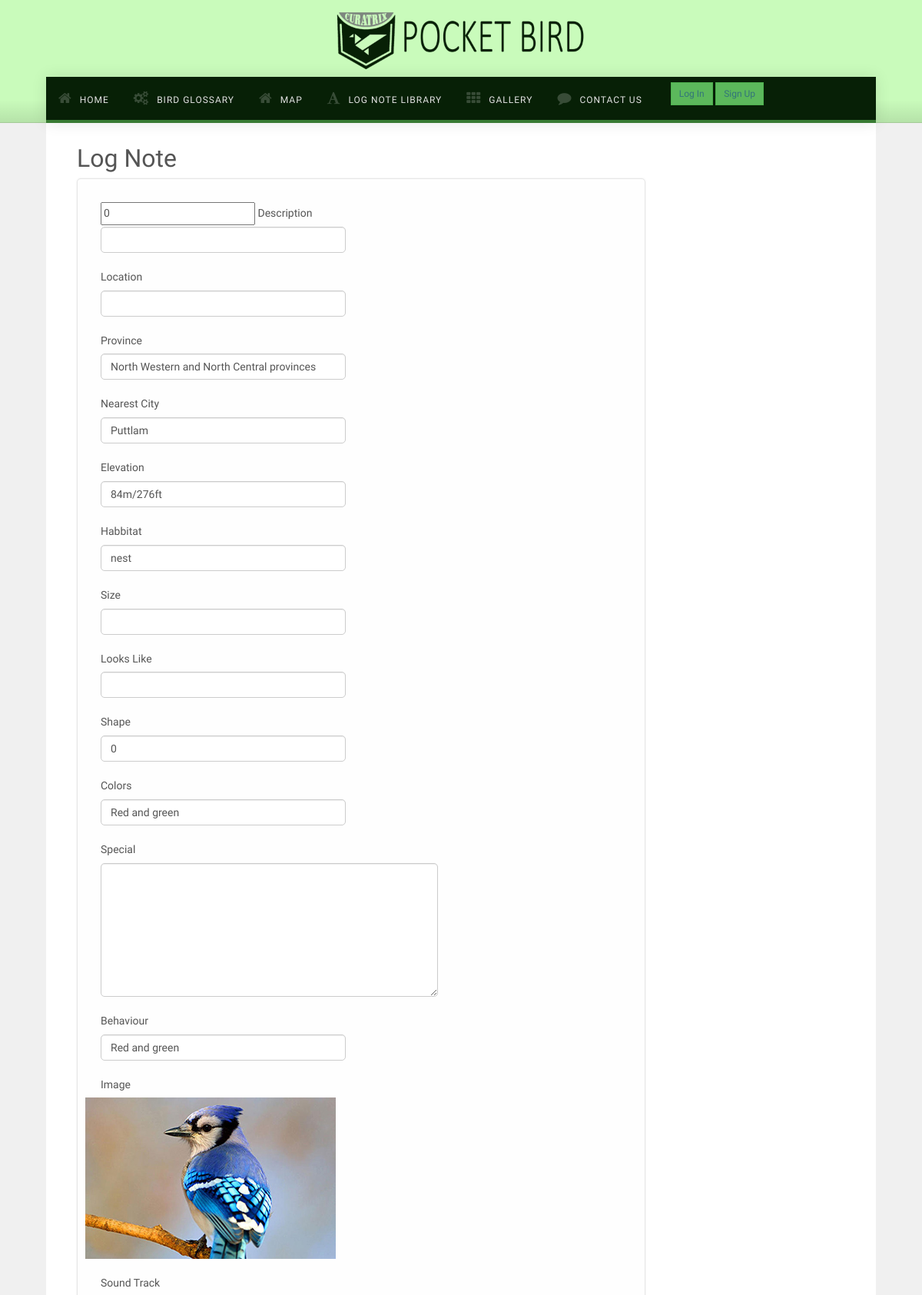
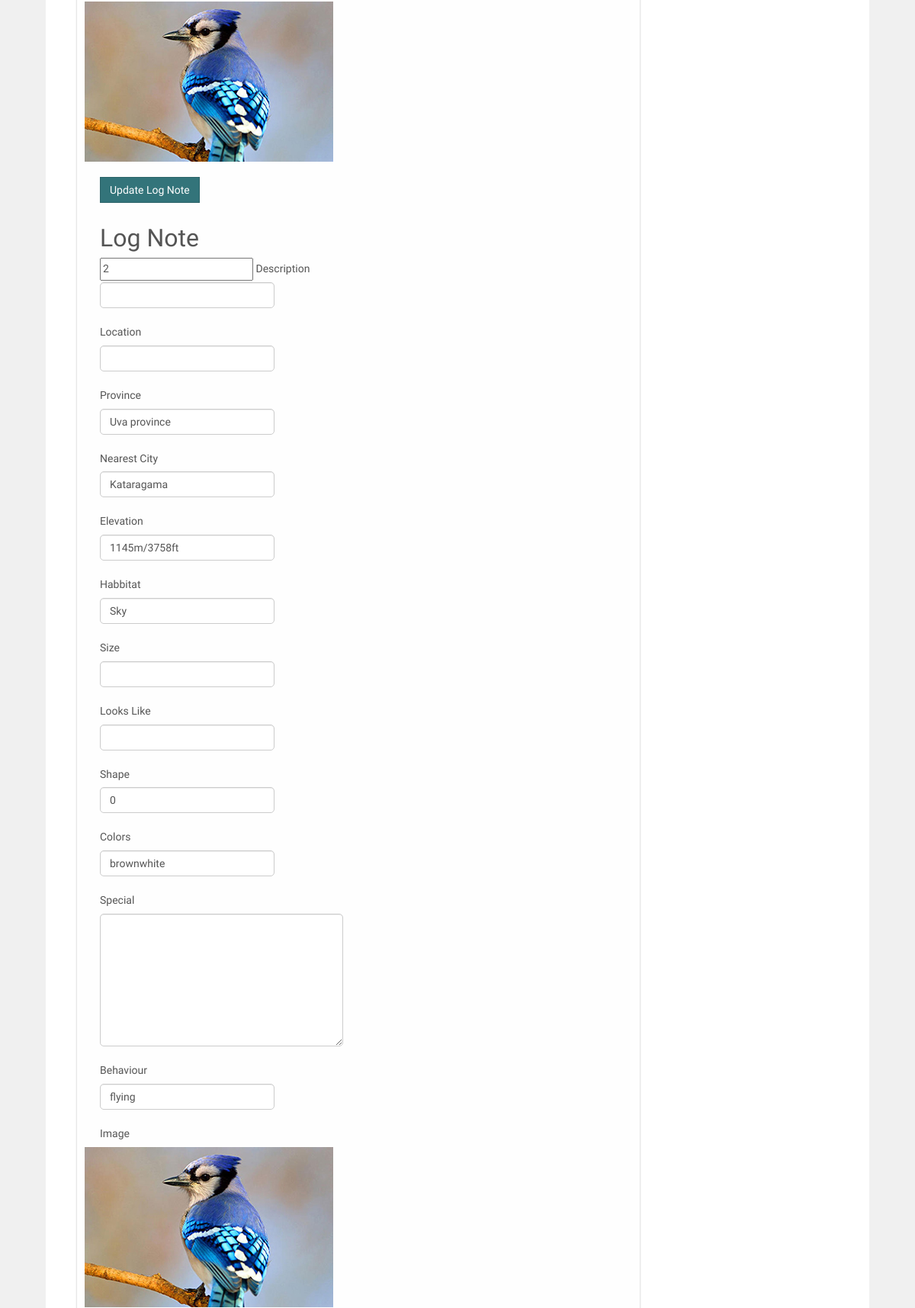
/index.php/lognote_controller/display_all_lognote (upper part), run on the app's committed database (2 pictures, top to bottom).
### tables this page shows
CREATE TABLE `log_note_detail` (
  `note_ID` int(100) NOT NULL,
  `user_ID` int(200) NOT NULL,
  `image_ID` varchar(200) NOT NULL,
  `shape` int(200) NOT NULL,
  `date` date NOT NULL,
  `time` time NOT NULL,
  `province` varchar(50) NOT NULL,
  `village` varchar(100) NOT NULL,
  `exact_location` varchar(250) NOT NULL,
  `nearest_city` varchar(200) NOT NULL,
  `longitude` decimal(50,0) NOT NULL,
  `latitude` decimal(50,0) NOT NULL,
  `elevation` varchar(200) NOT NULL,
  `habbitat` varchar(200) NOT NULL,
  `name` varchar(500) NOT NULL,
  `size` varchar(200) NOT NULL,
  `looks_like` varchar(200) NOT NULL,
  `colors` varchar(200) NOT NULL,
  `behaviour` varchar(500) NOT NULL,
  `Description` varchar(45) DEFAULT NULL,
  `track_ID` varchar(200) NOT NULL,
  `viewed` tinyint(1) NOT NULL,
  `approved` tinyint(1) NOT NULL
);

### application/controllers/lognote_controller.php (called while the page is built, shortened)
<?php
class lognote_controller extends CI_Controller {
    public function display_all_lognote(){
        $this->load->model('lognote_model');
        $lognote['lognote'] = $this->lognote_model->get_all_lognote();
        $this->load->view('lognote_form',$lognote);
    }
}

### index.php (called while the page is built, shortened)
<?php
require_once BASEPATH.'core/CodeIgniter.php';

### application/models/lognote_model.php (called while the page is built, shortened)
<?php
class lognote_model extends CI_Model  {
    public function get_all_lognote(){
        $query = $this->db->get("log_note_detail");
        return $query->result();
    }
}
?>

### application/views/lognote_form.php (the view, shortened to what this page needs)
<!DOCTYPE html>
<html lang="en">
<head>
    <link rel="stylesheet" href="<?php echo base_url(); ?>css/bootstrap.css" rel="stylesheet">
    <link rel="stylesheet" href="<?php echo base_url(); ?>css/animate.css" rel="stylesheet">
    <link rel="stylesheet" href="<?php echo base_url(); ?>css/font-awesome.css" rel="stylesheet">
    <link rel="stylesheet" href="<?php echo base_url(); ?>css/nexus.css" rel="stylesheet">
    <link rel="stylesheet" href="<?php echo base_url(); ?>css/responsive.css" rel="stylesheet">
    <link rel="stylesheet" href="<?php echo base_url(); ?>css/custom.css" rel="stylesheet">
</head>
<body>
<div id="body-bg">
    <div id="header">
        <div class="container">
            <div class="row">
                <div class="logo">
                    <a href="index.html">
                        <img src="<?php echo base_url(); ?>img/applogo.png" alt="Logo"  height="100"  >                            </a>
                </div>
            </div>
        </div>
    </div>
    <div id="hornav" class="bottom-border-shadow">
        <div class="container no-padding border-bottom">
            <div class="row">
                <div class="visible-lg">
                    <ul id="hornavmenu" class="nav navbar-nav">
                        <li>
                            <a href="<?php echo base_url(); ?>page_nav_controller/goto_home" class="fa-home active">Home</a>
                        </li>
                        <li>
                            <a href="<?php echo base_url(); ?>page_nav_controller/goto_bird_glossary" class="fa-gears ">Bird Glossary</a>
                        <li>
                            <a href="<?php echo base_url(); ?>page_nav_controller/goto_map" class="fa-home active">Map</a>
                        </li>
                        <li>
                            <span class="fa-font ">Log Note Library</span>
                        </li><li>
                            <a href="<?php echo base_url(); ?>page_nav_controller/goto_gallery" class="fa-th ">Gallery</a>
                        </li>
                        <li>
                            <a href="<?php echo base_url(); ?>page_nav_controller/goto_contact" class="fa-comment ">Contact Us</a>
                        </li>
                        <?php if ($this->session->has_userdata('username')) { ?>
                            <div class="login btn padding-horiz-20">
                                <p><?php echo $this->session->userdata('username') ?></p>
                                <button type="button" class="btn btn-success btn-sm"><a
                                        href="<?php echo base_url(); ?>sign_up_controller/logout">LogOut</a></button>
                            </div>
                        <?php } else { ?>
                            <div class="login btn padding-horiz-20">
                                <button type="button" class="btn btn-success btn-sm"><a
                                        href="<?php echo base_url(); ?>page_nav_controller/goto_login">Log In</a></button>
                                <button type="button" class="btn btn-success btn-sm"><a
                                        href="<?php echo base_url(); ?>page_nav_controller/goto_signup">Sign Up</a></button>
                            </div>
                        <?php } ?>
                    </ul>
                </div>
            </div>
        </div>
    </div>
        <div class="container background-white">
            <?php
            foreach($lognote as $bla){?>
            <div class="row margin-vert-30">
                <div class="col-md-9">
                    <div class="headline">
                        <h2>Log Note</h2>
                    </div>
                    <form class="login-page" method="post" action="<?php echo base_url(); ?>lognote_controller/update_lognote">
                        <input type="text" name="note_ID" value="<?php echo $bla->note_ID;?>">
                        <label>Description</label>
                        <div class="row margin-bottom-20">
                            <div class="col-md-6 col-md-offset-0">
                                <input class="form-control" type="text" name="name" value="<?php echo $bla->name;?>">
                            </div>
                        </div>
                        <label>Location</label>
                        <div class="row margin-bottom-20">
                            <div class="col-md-6 col-md-offset-0">
                                <input class="form-control" type="text" name="exact_location" value="<?php echo $bla->exact_location;?>">
                            </div>
                        </div>
                        <label>Province</label>
                        <div class="row margin-bottom-20">
                            <div class="col-md-6 col-md-offset-0">
                                <input class="form-control" type="text" name="province" value="<?php echo $bla->province;?>">
                            </div>
                        </div>
                        <label>Nearest City</label>
                        <div class="row margin-bottom-20">
                            <div class="col-md-6 col-md-offset-0">
                                <input class="form-control" type="text" name="nearest_city" value="<?php echo $bla->nearest_city; ?>">
                            </div>
                        </div>
                        <label>Elevation</label>
                        <div class="row margin-bottom-20">
                            <div class="col-md-6 col-md-offset-0">
                                <input class="form-control" type="text" name="elevation" value="<?php echo $bla->elevation;?>">
                            </div>
                        </div>
                        <label>Habbitat</label>
                        <div class="row margin-bottom-20">
                            <div class="col-md-6 col-md-offset-0">
                                <input class="form-control" type="text" name="habbitat" value="<?php echo $bla->habbitat;?>">
                            </div>
                        </div>
                        <label>Size</label>
                        <div class="row margin-bottom-20">
                            <div class="col-md-6 col-md-offset-0">
                                <input class="form-control" type="text" name="size" value="<?php echo $bla->size;?>">
                            </div>
                        </div>
                        <label>Looks Like</label>
                        <div class="row margin-bottom-20">
                            <div class="col-md-6 col-md-offset-0">
                                <input class="form-control" type="text" name="looks_like" value="<?php echo $bla->looks_like; ?>">
                            </div>
                        </div>
                        <label>Shape</label>
                        <div class="row margin-bottom-20">
                            <div class="col-md-6 col-md-offset-0">
                                <input class="form-control" type="text" name="shape" value="<?php echo $bla->shape; ?>">
                            </div>
                        </div>
                        <label>Colors</label>
                        <div class="row margin-bottom-20">
                            <div class="col-md-6 col-md-offset-0">
                                <input class="form-control" type="text" name="colors" value="<?php echo $bla->colors;?>">
                            </div>
                        </div>
                        <label>Special</label>
                        <div class="row margin-bottom-20">
                            <div class="col-md-8 col-md-offset-0">
                                <textarea rows="8" class="form-control" name="Description"><?php echo $bla->Description;?></textarea>
                            </div>
                        </div>
                        <label>Behaviour</label>
                        <div class="row margin-bottom-20">
                            <div class="col-md-6 col-md-offset-0">
                                <input class="form-control" type="text" name="behaviour" value="<?php echo $bla->behaviour;?>">
                            </div>
                        </div>
                        <label>Image</label>
                        <div class="row margin-bottom-20">
                            <img alt="image6" src="<?php echo base_url(); ?>img/frontpage/image6.jpg">
                        </div>
                        <label>Sound Track</label>
                        <div class="row margin-bottom-20">
                            <img alt="image6" src="<?php echo base_url(); ?>img/frontpage/image6.jpg">
                        </div>
                        <p>
                            <button type="submit" class="btn btn-primary">Update Log Note</button>
                        </p>
                        <?php }
                        ?>
                    </form>
                </div>
            </div>
        </div>
</body>
</html>

### data on the page
log_note_detail: note_ID "0", province "North Western and North Central provinces", nearest_city "Puttlam", elevation "84m/276ft", habbitat "nest", shape "0", colors "Red and green", behaviour "Red and green"
log_note_detail: note_ID "2", province "Uva province", nearest_city "Kataragama", elevation "1145m/3758ft", habbitat "Sky", shape "0", colors "brownwhite", behaviour "flying"
